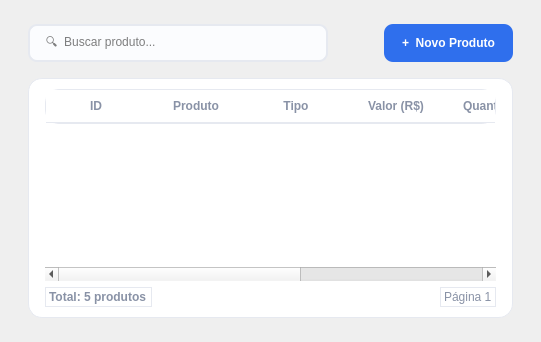
         <widget class="QWidget" name="page_produtos">
          <layout class="QVBoxLayout" name="produtosLayout">
           <property name="leftMargin">
            <number>28</number>
           </property>
           <property name="topMargin">
            <number>24</number>
           </property>
           <property name="rightMargin">
            <number>28</number>
           </property>
           <property name="bottomMargin">
            <number>24</number>
           </property>
           <property name="spacing">
            <number>16</number>
           </property>
           <item>
            <layout class="QHBoxLayout" name="produtosToolbar">
             <item>
              <widget class="QLineEdit" name="buscarProdutoLineEdit">
               <property name="minimumSize">
                <size>
                 <width>300</width>
                 <height>38</height>
                </size>
               </property>
               <property name="maximumSize">
                <size>
                 <width>340</width>
                 <height>16777215</height>
                </size>
               </property>
               <property name="styleSheet">
                <string notr="true">QLineEdit { border: 1.5px solid #e6e9f0; border-radius: 9px; padding: 6px 14px; background-color: #fbfcfe; }
QLineEdit:focus { border: 1.5px solid #2f6fed; background-color: #ffffff; }</string>
               </property>
               <property name="placeholderText">
                <string>🔍  Buscar produto...</string>
               </property>
              </widget>
             </item>
             <item>
              <spacer name="produtosToolbarSpacer">
               <property name="orientation">
                <enum>Qt::Horizontal</enum>
               </property>
               <property name="sizeHint" stdset="0">
                <size>
                 <width>40</width>
                 <height>20</height>
                </size>
               </property>
              </spacer>
             </item>
             <item>
              <widget class="QPushButton" name="btnNovoProduto">
               <property name="minimumSize">
                <size>
                 <width>0</width>
                 <height>38</height>
                </size>
               </property>
               <property name="cursor">
                <cursorShape>PointingHandCursor</cursorShape>
               </property>
               <property name="styleSheet">
                <string notr="true">QPushButton { background-color: #2f6fed; color: #ffffff; border: none; border-radius: 9px; padding: 0 18px; font-weight: bold; }
QPushButton:hover { background-color: #255bc4; }</string>
               </property>
               <property name="text">
                <string>+  Novo Produto</string>
               </property>
              </widget>
             </item>
            </layout>
           </item>
           <item>
            <widget class="QFrame" name="produtosTableFrame">
             <property name="styleSheet">
              <string notr="true">QFrame { background-color: #ffffff; border: 1px solid #e6e9f0; border-radius: 14px; }</string>
             </property>
             <layout class="QVBoxLayout" name="produtosTableLayout">
              <property name="leftMargin">
               <number>16</number>
              </property>
              <property name="topMargin">
               <number>10</number>
              </property>
              <property name="rightMargin">
               <number>16</number>
              </property>
              <property name="bottomMargin">
               <number>10</number>
              </property>
              <item>
               <widget class="QTableWidget" name="produtosTable">
                <property name="styleSheet">
                 <string notr="true">QTableWidget { border: none; gridline-color: #f0f2f7; }
QHeaderView::section { background-color: #ffffff; border: none; border-bottom: 1px solid #e6e9f0; color: #8992a6; font-weight: bold; padding: 8px; }</string>
                </property>
                <property name="editTriggers">
                 <set>QAbstractItemView::NoEditTriggers</set>
                </property>
                <attribute name="horizontalHeaderStretchLastSection">
                 <bool>true</bool>
                </attribute>
                <column>
                 <property name="text">
                  <string>ID</string>
                 </property>
                </column>
                <column>
                 <property name="text">
                  <string>Produto</string>
                 </property>
                </column>
                <column>
                 <property name="text">
                  <string>Tipo</string>
                 </property>
                </column>
                <column>
                 <property name="text">
                  <string>Valor (R$)</string>
                 </property>
                </column>
                <column>
                 <property name="text">
                  <string>Quantidade</string>
                 </property>
                </column>
                <column>
                 <property name="text">
                  <string>Total (R$)</string>
                 </property>
                </column>
                <column>
                 <property name="text">
                  <string>Ações</string>
                 </property>
                </column>
               </widget>
              </item>
              <item>
               <layout class="QHBoxLayout" name="produtosFooterLayout">
                <item>
                 <widget class="QLabel" name="totalProdutosLabel">
                  <property name="styleSheet">
                   <string notr="true">color: #8992a6; font-weight: bold;</string>
                  </property>
                  <property name="text">
                   <string>Total: 5 produtos</string>
                  </property>
                 </widget>
                </item>
                <item>
                 <spacer name="produtosFooterSpacer">
                  <property name="orientation">
                   <enum>Qt::Horizontal</enum>
                  </property>
                  <property name="sizeHint" stdset="0">
                   <size>
                    <width>40</width>
                    <height>20</height>
                   </size>
                  </property>
                 </spacer>
                </item>
                <item>
                 <widget class="QLabel" name="paginaAtualLabel">
                  <property name="styleSheet">
                   <string notr="true">color: #8992a6;</string>
                  </property>
                  <property name="text">
                   <string>Página 1</string>
                  </property>
                 </widget>
                </item>
               </layout>
              </item>
             </layout>
            </widget>
           </item>
          </layout>
         </widget>
